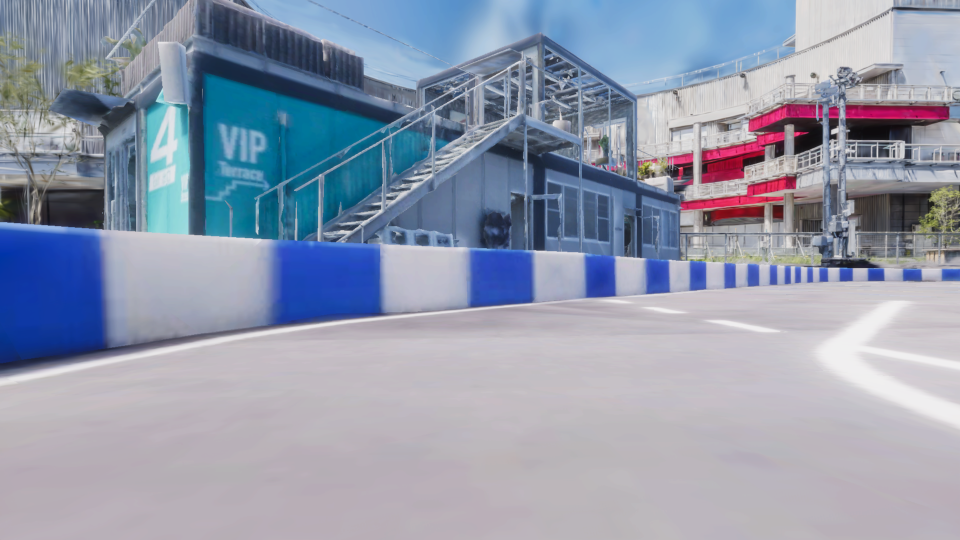
#> input picture aichallenge/workspace/src/aichallenge_submit/vlm_planner/experiment/01_bev/original_image.png, 1920 x 1080 px (shown at 1/2 size)
$ python bev_transform.py
#> lines starting #> are read from the running program, lines starting #| are printed output that depends on the picture; after the words box and inside, x2 and y2 are one past the last pixel; in counts of white or black regions, pixels touching at a corner belong together
import cv2
import numpy as np

# ==== カメラパラメータ (ROSのCameraInfoから) ====
fx, fy = 960.0, 959.3908
cx, cy = 960.5, 540.5
width, height = 1920, 1080

K = np.array([[fx, 0, cx],
              [0, fy, cy],
              [0, 0, 1]])

# ==== カメラ姿勢 ====
pitch_deg = 0      # カメラの下向き角度 [deg]
cam_height = 0.5    # カメラの地上高 [m]
pitch = np.deg2rad(pitch_deg)

# ==== 入力画像 ====
image = cv2.imread("original_image.png")
#> image is the input picture: shape (1080, 1920, 3); mean B, G, R 172.4, 153.6, 145.5
if image is None:
    raise FileNotFoundError("original_image.png が見つかりません")

h, w = image.shape[:2]
#> h = 1080; w = 1920
print(f"Loaded image {w}x{h}")
#| Loaded image 1920x1080

# ------------------------------------------------------------
# 🧭 パターン①：幾何的BEV変換（カメラ姿勢＋内部行列）
# ------------------------------------------------------------
# X軸回転行列（ピッチ角）
R_x = np.array([[1, 0, 0],
                [0, np.cos(pitch), -np.sin(pitch)],
                [0, np.sin(pitch),  np.cos(pitch)]])

# 地面 z=0 平面への射影変換行列
H_geom = K @ np.hstack((R_x[:, :2], np.array([[0], [cam_height], [0]])))

bev_geom = cv2.warpPerspective(image, H_geom, (w, h))
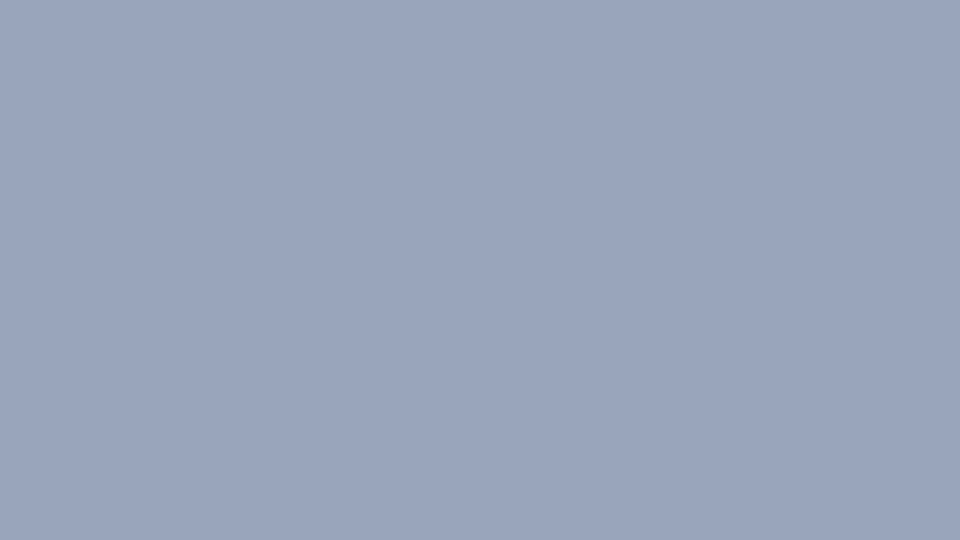
#> bev_geom: shape (1080, 1920, 3) (shown at 1/2 size); mean B, G, R 186, 165, 152

cv2.imwrite("bev_geom.jpg", bev_geom)
print("✅ 幾何的BEV変換結果: bev_geom.jpg")

# ------------------------------------------------------------
# 🧩 パターン②：擬似BEV変換（手動4点で透視補正）
# ------------------------------------------------------------
src_pts = np.float32([
    [w*0.05, h*0.60],  # 左上
    [w*0.95, h*0.60],  # 右上
    [w*0.99, h*0.75],  # 左下
    [w*0.01, h*0.75],  # 左下
])
dst_pts = np.float32([
    [w*0.25, 0],
    [w*0.75, 0],
    [w*0.75, h*0.9],
    [w*0.25, h*0.9],
])

# 透視変換行列を計算
H_pseudo = cv2.getPerspectiveTransform(src_pts, dst_pts)
bev_pseudo = cv2.warpPerspective(image, H_pseudo, (w, h))
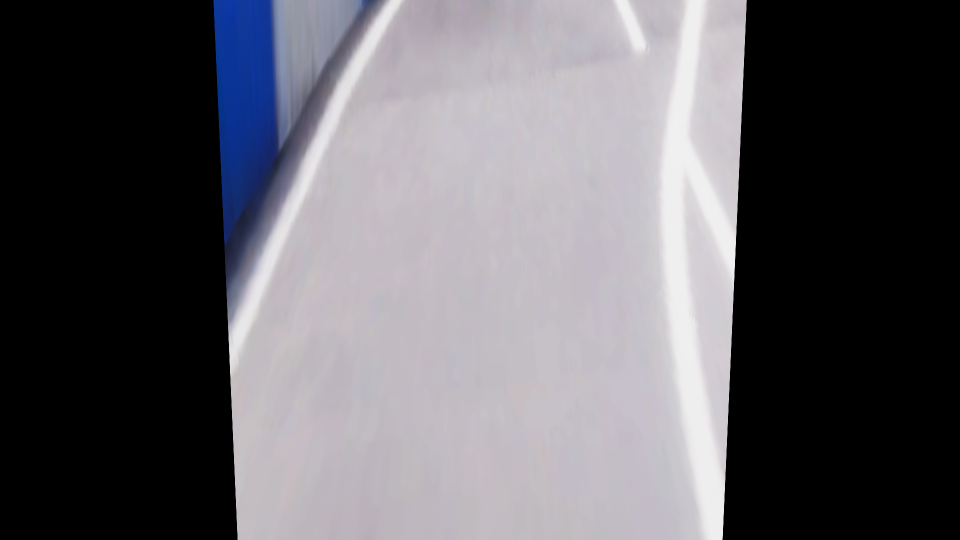
#> bev_pseudo: shape (1080, 1920, 3) (shown at 1/2 size); mean B, G, R 102.6, 97.2, 98.8

# 元画像に4点を描画
vis = image.copy()
for i, pt in enumerate(src_pts):
    x, y = int(pt[0]), int(pt[1])
    cv2.circle(vis, (x, y), 10, (0, 0, 255), -1)
    cv2.putText(vis, f"P{i+1}", (x+10, y-10),
                cv2.FONT_HERSHEY_SIMPLEX, 0.8, (0, 255, 0), 2)
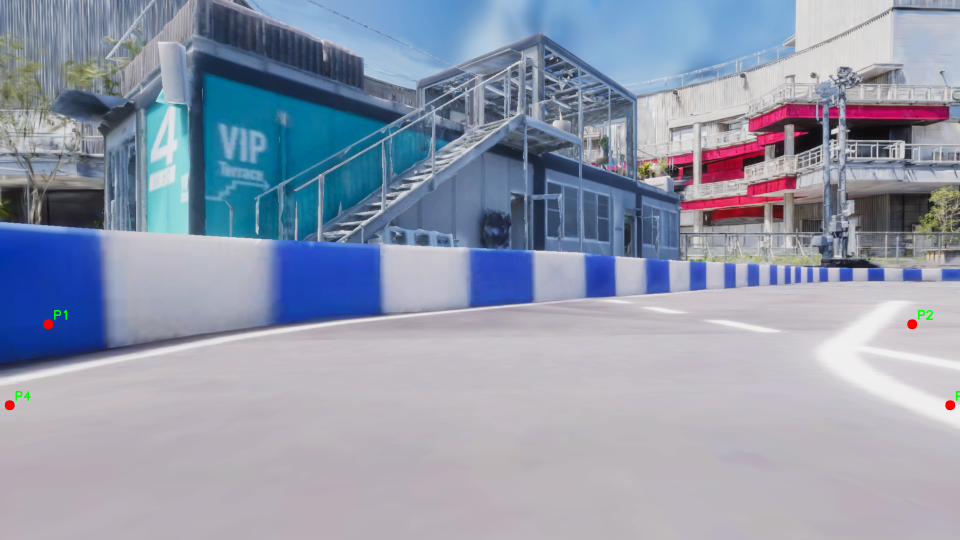
#> vis: shape (1080, 1920, 3) (shown at 1/2 size); 0.1% of pixels changed, all inside (x1, y1, x2, y2) = (9, 620, 1920, 821)
cv2.polylines(vis, [src_pts.reshape((-1, 1, 2)).astype(int)],
              True, (0, 255, 255), 2)
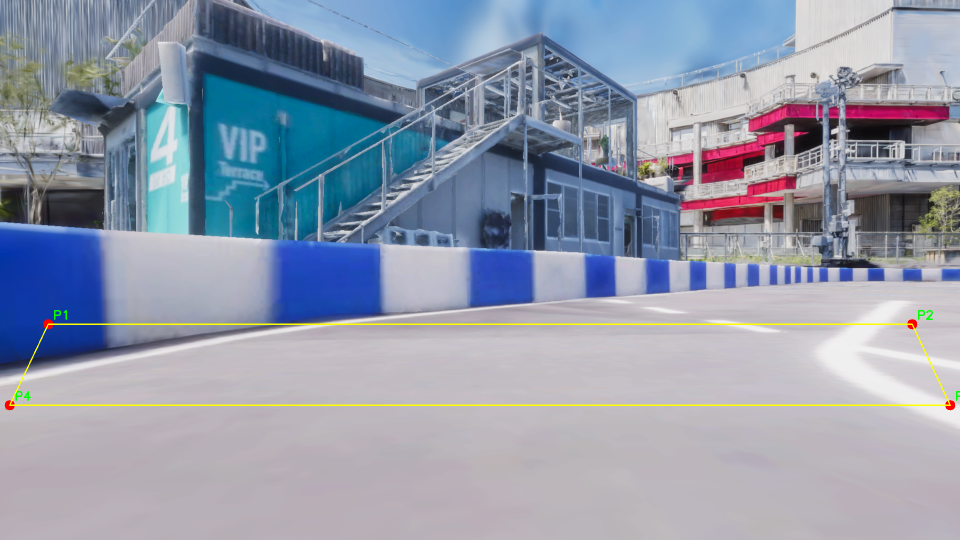
#> vis: shape (1080, 1920, 3) (shown at 1/2 size); 0.57% of pixels changed, all inside (x1, y1, x2, y2) = (18, 647, 1902, 812)

cv2.imwrite("front_with_points.jpg", vis)
cv2.imwrite("bev_pseudo.jpg", bev_pseudo)
print("✅ 擬似BEV変換結果: bev_pseudo.jpg (front_with_points.jpgに領域描画あり)")
